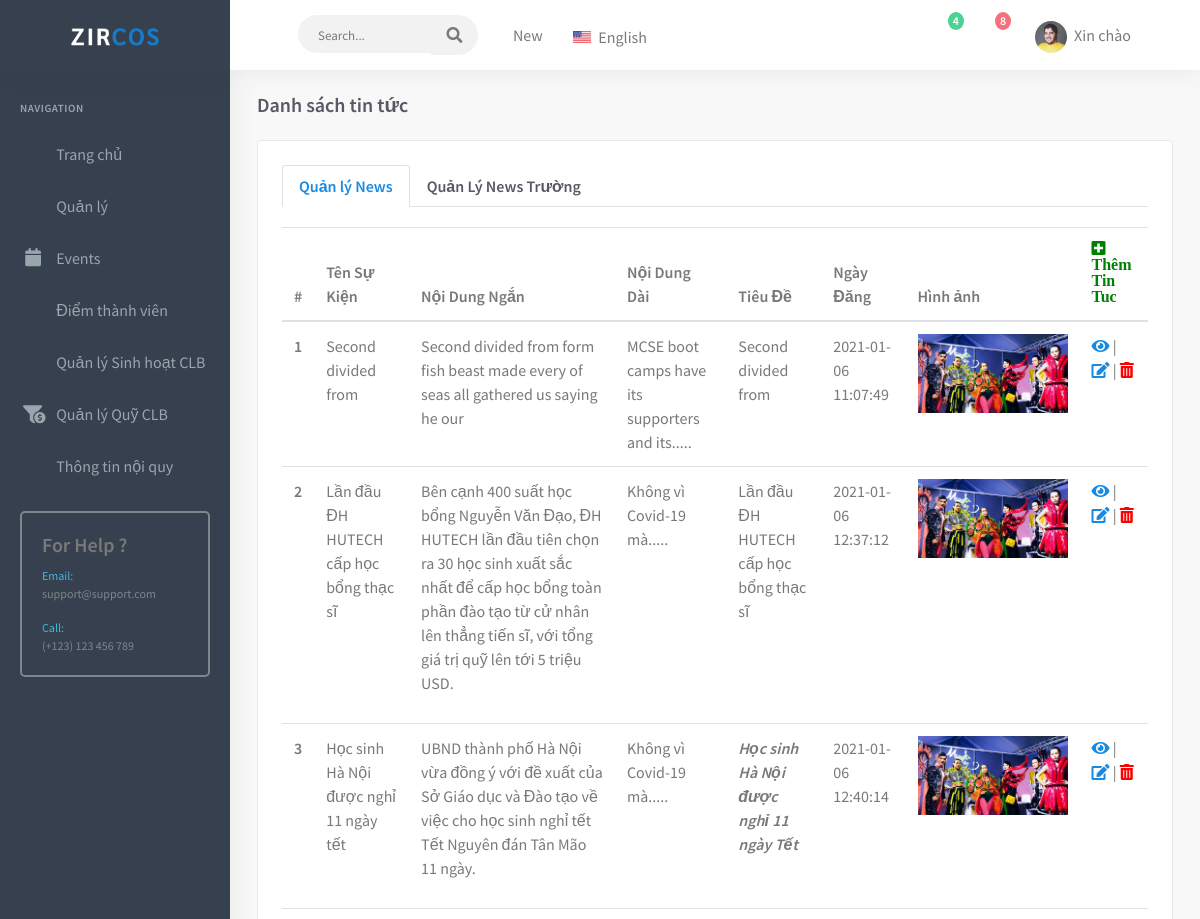
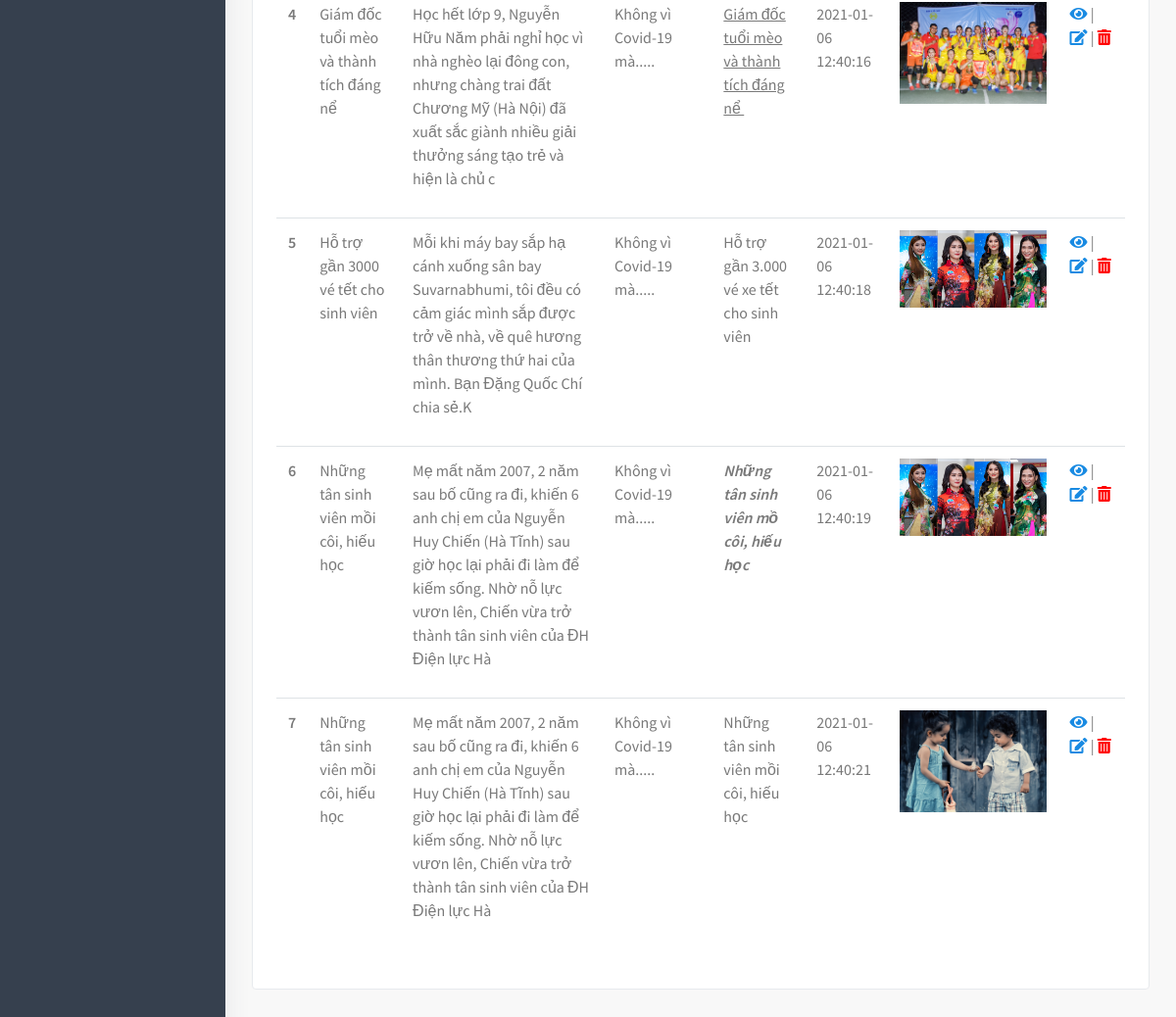
The app's page /quanlycaulacbosinhvien-master/admin/Newslist.php (signed in) with its own data (2 pictures, top to bottom).
### tables this page shows
CREATE TABLE `tbl_news` (
  `news_id` int(11) NOT NULL,
  `nameNews` text NOT NULL,
  `short_content` text NOT NULL,
  `newCreate_at` timestamp NOT NULL DEFAULT current_timestamp() ON UPDATE current_timestamp(),
  `img` varchar(255) NOT NULL,
  `newsContens` text NOT NULL,
  `tieude` text NOT NULL,
  `updated_at` timestamp NULL DEFAULT NULL
);

### quanlycaulacbosinhvien-master/lib/session.php (called while the page is built, shortened)
<?php
class Session
{
    public static function get($key)
    {
        if (isset($_SESSION[$key])) {
            return $_SESSION[$key];
        } else {
            return false;
        }
    }
}
?>

### quanlycaulacbosinhvien-master/lib/database.php (called while the page is built, shortened)
<?php
  Class Database{
    public $host   = DB_HOST;
    public $user   = DB_USER;
    public $pass   = DB_PASS;
    public $dbname = DB_NAME;
    public $link;
  public function connectDB(){
    $this->link = new mysqli($this->host, $this->user, $this->pass,
      $this->dbname);
  }
  public function select($query){
    $result = $this->link->query($query) or
    die($this->link->error.__LINE__);
    if($result->num_rows > 0){
      return $result->fetch_all();
    }else{
      return false;
    }
  }
  }

### quanlycaulacbosinhvien-master/models/NewsModel.php (called while the page is built, shortened)
<?php
include_once '../lib/database.php';
include_once '../helper/format.php';
class NewsModel
{
    private $db;
    public function __construct()
    {
        $this->db = new Database();
    }
    public function show_news()
    {
        $query = "SELECT `news_id`, `nameNews`, `short_content`, `newsContens`, `tieude`, `newCreate_at`,`img` FROM `tbl_news` ";
        $result = $this->db->select($query);
        return $result;
    }
}

### quanlycaulacbosinhvien-master/helper/format.php (called while the page is built, shortened)
<?php
   class Format{
   public function textShorten($text, $limit = 400){
      $text = $text. " ";
      $text = substr($text, 0, $limit);
      $text = substr($text, 0, strrpos($text, ' '));
      $text = $text.".....";
      return $text;
   }
   }
?>

### quanlycaulacbosinhvien-master/admin/Newslist.php (the view, shortened to what this page needs)
<?php include './inc/header.php'; ?>
<?php include './inc/leftsidemenu.php'; ?>
<?php include '../models/NewsModel.php'; ?>
<?php include_once '../helper/format.php'; ?>
<?php
$news = new NewsModel();
$fm = new format();
$result = $news->show_news();
?>
<div class="content-page">
    <div class="content">
        <div class="container-fluid">
            <div class="row">
                <div class="col-12">
                    <div class="page-title-box">
                        <h4 class="page-title">Danh sách tin tức</h4>
                    </div>
                </div>
            </div>
            <div class="row">
                <div class="col-md-12">
                    <div class="card-box">
                        <div class="row">
                            <div class="col-lg-12">
                                <div class="demo-box">
                                    <ul class="nav nav-tabs" id="myTab" role="tablist">
                                        <li class="nav-item">
                                            <a class="nav-link active" id="home-tab" data-toggle="tab" href="#home" role="tab" aria-controls="home" aria-selected="true">Quản lý News</a>
                                        </li>
                                        <li class="nav-item">
                                            <a class="nav-link" id="profile-tab" data-toggle="tab" href="#profile" role="tab" aria-controls="profile" aria-selected="false">Quản Lý News Trường</a>
                                        </li>
                                    </ul>
                                    <div class="tab-content" id="myTabContent">
                                        <div class="tab-pane fade show active" id="home" role="tabpanel" aria-labelledby="home-tab">
                                            <div class="table-responsive">
                                                <form action="" method="POST" enctype="multipart/form-data">
                                                    <table class="table col-sm-12 ">
                                                        <thead>
                                                            <tr>
                                                                <th>#</th>
                                                                <th>Tên Sự Kiện</th>
                                                                <th>Nội Dung Ngắn</th>
                                                                <th>Nội Dung Dài</th>
                                                                <th>Tiêu Đề</th>
                                                                <th>Ngày Đăng</th>
                                                                <th>Hình ảnh</th>
                                                                <th> <a href="NewsForm.php?type=1">
                                                                        <i class="fas fa-plus-square" style="color:green"> Thêm Tin Tuc</i>
                                                                    </a></th>
                                                            </tr>
                                                        </thead>
                                                        <tbody>
                                                            <?php
                                                            if ($result != false) {
                                                                for ($i = 0; $i < sizeof($result); $i++) {
                                                            ?>
                                                                    <tr>
                                                                        <th scope="row"><?php echo $i + 1; ?></th>
                                                                        <td><?php echo $result[$i][1] ?></td>
                                                                        <td><?php echo $result[$i][2] ?></td>
                                                                        <td> <?php
                                                                                echo $fm->textShorten($result[$i][3], 50);
                                                                                ?>
                                                                        </td>
                                                                        <td><?php echo $result[$i][4] ?></td>
                                                                        <td><?php echo $result[$i][5] ?></td>
                                                                        <td><img style="width:150px" src="../uploads/<?php echo $result[$i][6] ?>"></td>
                                                                        <td>
                                                                            <a href="newsDetail.php?news_id=<?php echo $result[$i][0] ?>">
                                                                                <i class="fas fa-eye"></i>
                                                                            </a> |
                                                                            <a href="NewsForm.php?type=2&news_id=<?php echo $result[$i][0] ?>">
                                                                                <i class="fas fa-edit"></i>
                                                                            </a> |
                                                                            <a onclick="return confirm('Bạn có muốn xoá danh mục này không?')" href="?news_id=<?php echo $result[$i][0] ?>">
                                                                                <i class="fas fa-trash-alt" style="color:red"></i>
                                                                            </a>
                                                                        </td>
                                                                    </tr>
                                                            <?php
                                                                }
                                                            }
                                                            ?>
                                                        </tbody>
                                                    </table>
                                                </form>
                                            </div>
                                        </div>
                                    </div>
                                </div>
                            </div>
                        </div>
                    </div>
                </div>
            </div>
            <?php include './inc/footer.php'; ?>

### quanlycaulacbosinhvien-master/admin/inc/header.php (shortened to what this page needs)
<?php
include '../lib/session.php';
?>
<!DOCTYPE html>
<html lang="en">
<head>
    <link href="assets\css\bootstrap.min.css" rel="stylesheet" type="text/css" id="bootstrap-stylesheet">
    <link href="assets\css\icons.min.css" rel="stylesheet" type="text/css">
    <link href="assets\css\app.min.css" rel="stylesheet" type="text/css" id="app-stylesheet">
    <link href="assets\css\blog-post.css" rel="stylesheet" type="text/css" id="app-stylesheet">
    <link href="assets\css\custom.css" rel="stylesheet" type="text/css" id="app-stylesheet">
    <link rel="stylesheet" href="https://pro.fontawesome.com/releases/v5.10.0/css/all.css" />
</head>
<body>
    <div id="wrapper">
        <div class="navbar-custom">
            <ul class="list-unstyled topnav-menu float-right mb-0">
                <li class="dropdown notification-list">
                    <a class="nav-link dropdown-toggle  waves-effect" data-toggle="dropdown" href="#" role="button" aria-haspopup="false" aria-expanded="false">
                        <i class="mdi mdi-bell noti-icon"></i>
                        <span class="badge badge-success rounded-circle noti-icon-badge">4</span>
                    </a>
                </li>
                <li class="dropdown notification-list">
                    <a class="nav-link dropdown-toggle  waves-effect" data-toggle="dropdown" href="#" role="button" aria-haspopup="false" aria-expanded="false">
                        <i class="mdi mdi-email noti-icon"></i>
                        <span class="badge badge-danger rounded-circle noti-icon-badge">8</span>
                    </a>
                </li>
                <li class="dropdown notification-list">
                    <a class="nav-link dropdown-toggle nav-user mr-0 waves-effect" data-toggle="dropdown" href="#" role="button" aria-haspopup="false" aria-expanded="false">
                        <img src="assets\images\users\avatar-1.jpg" alt="user-image" class="rounded-circle">
                        <span class="d-none d-sm-inline-block ml-1"> Xin chào </span>
                    </a>
                </li>
                <li class="dropdown notification-list">
                    <a href="javascript:void(0);" class="nav-link right-bar-toggle waves-effect">
                        <i class="mdi mdi-settings noti-icon"></i>
                    </a>
                </li>
            </ul>
            <div class="logo-box">
                <a href="index.html" class="logo text-center">
                    <span class="logo-lg">
                        <img src="assets\images\logo-light.png" alt="" height="18">
                    </span>
                </a>
            </div>
            <ul class="list-unstyled topnav-menu topnav-menu-left m-0">
                <li>
                    <button class="button-menu-mobile waves-effect">
                        <i class="mdi mdi-menu"></i>
                    </button>
                </li>
                <li class="d-none d-sm-block">
                    <form class="app-search">
                        <div class="app-search-box">
                            <div class="input-group">
                                <input type="text" class="form-control" placeholder="Search...">
                                <div class="input-group-append">
                                    <button class="btn" type="submit">
                                        <i class="fas fa-search"></i>
                                    </button>
                                </div>
                            </div>
                        </div>
                    </form>
                </li>
                <li class="d-none d-lg-block">
                    <a href="#" class="nav-link">New</a>
                </li>
                <li class="dropdown d-none d-lg-block">
                    <a class="nav-link dropdown-toggle mr-0 waves-effect" data-toggle="dropdown" href="#" role="button" aria-haspopup="false" aria-expanded="false">
                        <img src="assets\images\flags\us.jpg" alt="user-image" class="mr-1" height="12"> <span class="align-middle">English <i class="mdi mdi-chevron-down"></i> </span>
                    </a>
                </li>
            </ul>
        </div>

### quanlycaulacbosinhvien-master/admin/inc/leftsidemenu.php (shortened to what this page needs)
<div class="left-side-menu">
<div class="slimscroll-menu">
    <div id="sidebar-menu">
        <ul class="metismenu" id="side-menu">
            <li class="menu-title">Navigation</li>
            <?php
                if(Session::get('clb_id')!=0){
            ?>
            <li>
                <a href="index.php" class="waves-effect waves-light">
                    <i class="mdi mdi-calendar"></i>
                    <span> Trang chủ </span>
                </a>
            </li>
            <?php
                }
            ?>
                        <?php
                if(Session::get('clb_id')!=0){
            ?>
            <li>
                <a href="javascript: void(0);" class="waves-effect waves-light">
                    <i class="mdi mdi-layers"></i>
                    <span>  Quản lý </span>
                    <span class="menu-arrow"></span>
                </a>
            </li>
            <li>
                <a href="eventCLB.php" class="waves-effect waves-light">
                    <i class="fa fa-calendar"></i>
                    <span>Events</span>
                </a>
            </li>
            <?php
                }
            ?>
            <?php
                if(Session::get('clb_id')!=0){
            ?>
            <li>
                <a href="javascript: void(0);" class="waves-effect waves-light">
                    <i class="mdi mdi-layers"></i>
                    <span> Điểm thành viên </span>
                    <span class="menu-arrow"></span>
                </a>
            </li>
            <li>
            <li>
                <a href="listSinhHoat.php" class="waves-effect waves-light">
                <i class="mdi mdi-layers"></i>
                    <span>Quản lý Sinh hoạt CLB</span>
                </a>
            </li>
            <li>
                <a href="finance.php" class="waves-effect waves-light">
                <i class="fas fa-funnel-dollar"></i>
                    <span>Quản lý Quỹ CLB</span>
                </a>
            </li>
            <li>
                <a href="scores.php" class="waves-effect waves-light">
                    <i class="mdi mdi-calendar"></i>
                    <span> Thông tin nội quy </span>
                </a>
            </li>
            <?php
                }
            ?>
        </ul>
    </div>
    <div class="help-box">
        <h5 class="text-muted mt-0">For Help ?</h5>
        <p class=""><span class="text-info">Email:</span>
            <br> support@support.com</p>
        <p class="mb-0"><span class="text-info">Call:</span>
            <br> (+123) 123 456 789</p>
    </div>
</div>
</div>

### quanlycaulacbosinhvien-master/admin/inc/footer.php (shortened to what this page needs)
</body>
</html>

### records on screen
tbl_news: nameNews "Second divided from", short_content "Second divided from form fish beast made every of seas all gathered us saying he our", newsContens "MCSE boot camps have its supporters and its.....", tieude "Second divided from", newCreate_at "2021-01-06 11:07:49", img (picture)
tbl_news: nameNews "Lần đầu ĐH HUTECH cấp học bổng thạc sĩ", short_content "Bên cạnh 400 suất học bổng Nguyễn Văn Đạo, ĐH HUTECH lần đầu tiên chọn ra 30 học sinh xuất sắc nhất để cấp học bổng toàn phần đào tạo từ cử nhân lên thẳng tiến sĩ, với tổng giá trị quỹ lên tới 5 triệu USD.", newsContens "Không vì Covid-19 mà.....", tieude "Lần đầu ĐH HUTECH cấp học bổng thạc sĩ", newCreate_at "2021-01-06 12:37:12", img (picture)
tbl_news: nameNews "Học sinh Hà Nội được nghỉ 11 ngày tết", short_content "UBND thành phố Hà Nội vừa đồng ý với đề xuất của Sở Giáo dục và Đào tạo về việc cho học sinh nghỉ tết Tết Nguyên đán Tân Mão 11 ngày.", newsContens "Không vì Covid-19 mà.....", tieude "Học sinh Hà Nội được nghỉ 11 ngày Tết", newCreate_at "2021-01-06 12:40:14", img (picture)
tbl_news: nameNews "Giám đốc tuổi mèo và thành tích đáng nể", short_content "Học hết lớp 9, Nguyễn Hữu Năm phải nghỉ học vì nhà nghèo lại đông con, nhưng chàng trai đất Chương Mỹ (Hà Nội) đã xuất sắc giành nhiều giải thưởng sáng tạo trẻ và hiện là chủ c", newsContens "Không vì Covid-19 mà.....", tieude "Giám đốc tuổi mèo và thành tích đáng nể", newCreate_at "2021-01-06 12:40:16", img (picture)
tbl_news: nameNews "Hỗ trợ gần 3000 vé tết cho sinh viên", short_content "Mỗi khi máy bay sắp hạ cánh xuống sân bay Suvarnabhumi, tôi đều có cảm giác mình sắp được trở về nhà, về quê hương thân thương thứ hai của mình. Bạn Đặng Quốc Chí chia sẻ.K", newsContens "Không vì Covid-19 mà.....", tieude "Hỗ trợ gần 3.000 vé xe tết cho sinh viên", newCreate_at "2021-01-06 12:40:18", img (picture)
tbl_news: nameNews "Những tân sinh viên mồi côi, hiếu học", short_content "Mẹ mất năm 2007, 2 năm sau bố cũng ra đi, khiến 6 anh chị em của Nguyễn Huy Chiến (Hà Tĩnh) sau giờ học lại phải đi làm để kiếm sống. Nhờ nỗ lực vươn lên, Chiến vừa trở thành tân sinh viên của ĐH Điện lực Hà", newsContens "Không vì Covid-19 mà.....", tieude "Những tân sinh viên mồ côi, hiếu học", newCreate_at "2021-01-06 12:40:19", img (picture)
tbl_news: nameNews "Những tân sinh viên mồi côi, hiếu học", short_content "Mẹ mất năm 2007, 2 năm sau bố cũng ra đi, khiến 6 anh chị em của Nguyễn Huy Chiến (Hà Tĩnh) sau giờ học lại phải đi làm để kiếm sống. Nhờ nỗ lực vươn lên, Chiến vừa trở thành tân sinh viên của ĐH Điện lực Hà", newsContens "Không vì Covid-19 mà.....", tieude "Những tân sinh viên mồi côi, hiếu học", newCreate_at "2021-01-06 12:40:21", img (picture)
